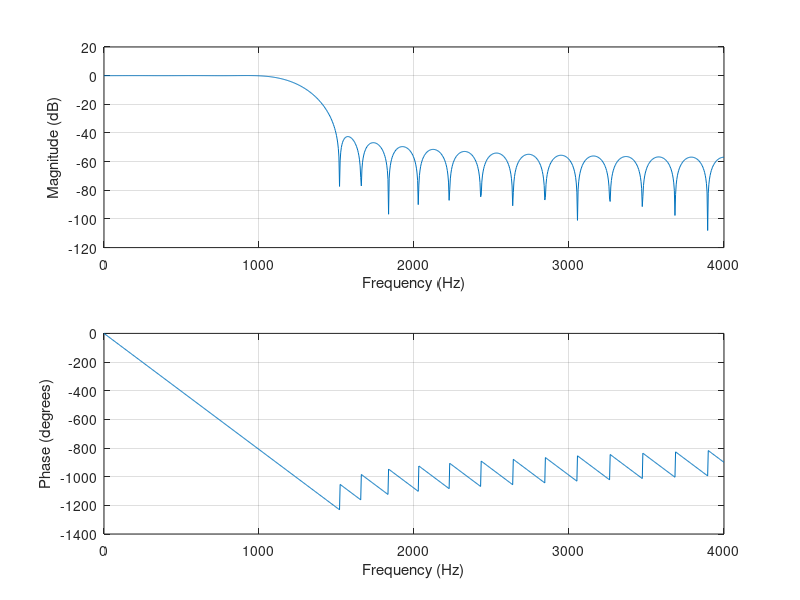

Source code (MATLAB): (Note: this script raises an error after producing the figure.)
fsamp = 8000;
fcuts = [1000 1500];
mags = [1 0];
devs = [0.05 0.01];

[n,Wn,beta,ftype] = kaiserord(fcuts,mags,devs,fsamp);
hh = fir1(n,Wn,ftype,kaiser(n+1,beta),'noscale');

freqz(hh,1,1024,fsamp)

LpFilt = designfilt('bandstopfir', ...
                    'PassbandFrequency',0.2, ...
                    'StopbandFrequency',30, ...
                    'PassbandRipple',0.1, ...
                    'StopbandAttenuation',44, ...
                    'SampleRate',100, ...
                    'DesignMethod','kaiserwin');
figure(1);fvtool(LpFilt)